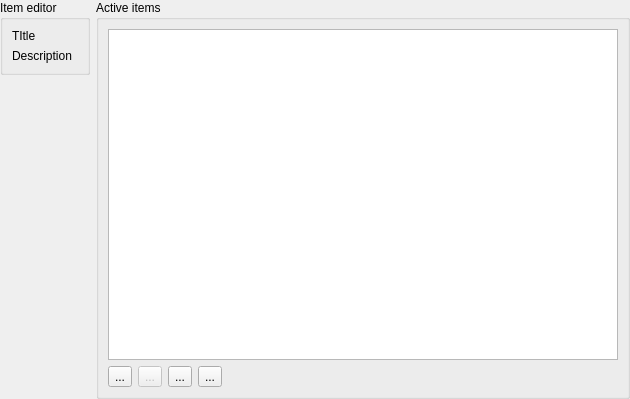
<?xml version="1.0" encoding="UTF-8"?>
<ui version="4.0">
 <class>BasicmLearningEditor</class>
 <widget class="QWidget" name="BasicmLearningEditor">
  <property name="geometry">
   <rect>
    <x>0</x>
    <y>0</y>
    <width>630</width>
    <height>399</height>
   </rect>
  </property>
  <property name="windowTitle">
   <string>Form</string>
  </property>
  <layout class="QGridLayout" name="gridLayout">
   <property name="leftMargin">
    <number>0</number>
   </property>
   <property name="topMargin">
    <number>0</number>
   </property>
   <property name="rightMargin">
    <number>0</number>
   </property>
   <property name="bottomMargin">
    <number>0</number>
   </property>
   <item row="0" column="0">
    <widget class="QGroupBox" name="m_groupQuestionEditor">
     <property name="title">
      <string>Item editor</string>
     </property>
     <layout class="QFormLayout" name="formLayout">
      <item row="0" column="1">
       <widget class="LineEditWithStatus" name="m_txtTitle" native="true"/>
      </item>
      <item row="0" column="0">
       <widget class="QLabel" name="label">
        <property name="text">
         <string>TItle</string>
        </property>
       </widget>
      </item>
      <item row="1" column="0">
       <widget class="QLabel" name="label_2">
        <property name="text">
         <string>Description</string>
        </property>
       </widget>
      </item>
      <item row="1" column="1">
       <widget class="LineEditWithStatus" name="m_txtDescription" native="true"/>
      </item>
     </layout>
    </widget>
   </item>
   <item row="0" column="1" rowspan="2">
    <widget class="QGroupBox" name="groupBox_2">
     <property name="title">
      <string>Active items</string>
     </property>
     <layout class="QGridLayout" name="gridLayout_2">
      <item row="1" column="0">
       <widget class="PlainToolButton" name="m_btnItemAdd">
        <property name="toolTip">
         <string>Add new question.</string>
        </property>
        <property name="text">
         <string>...</string>
        </property>
        <property name="iconSize">
         <size>
          <width>24</width>
          <height>24</height>
         </size>
        </property>
       </widget>
      </item>
      <item row="1" column="3">
       <widget class="PlainToolButton" name="m_btnItemDown">
        <property name="toolTip">
         <string>Move question down.</string>
        </property>
        <property name="text">
         <string>...</string>
        </property>
        <property name="iconSize">
         <size>
          <width>24</width>
          <height>24</height>
         </size>
        </property>
       </widget>
      </item>
      <item row="1" column="1">
       <widget class="PlainToolButton" name="m_btnItemRemove">
        <property name="enabled">
         <bool>false</bool>
        </property>
        <property name="toolTip">
         <string>Remove selected question.</string>
        </property>
        <property name="text">
         <string>...</string>
        </property>
        <property name="iconSize">
         <size>
          <width>24</width>
          <height>24</height>
         </size>
        </property>
       </widget>
      </item>
      <item row="1" column="2">
       <widget class="PlainToolButton" name="m_btnItemUp">
        <property name="toolTip">
         <string>Move question up.</string>
        </property>
        <property name="text">
         <string>...</string>
        </property>
        <property name="iconSize">
         <size>
          <width>24</width>
          <height>24</height>
         </size>
        </property>
       </widget>
      </item>
      <item row="1" column="4">
       <spacer name="horizontalSpacer">
        <property name="orientation">
         <enum>Qt::Horizontal</enum>
        </property>
        <property name="sizeHint" stdset="0">
         <size>
          <width>40</width>
          <height>20</height>
         </size>
        </property>
       </spacer>
      </item>
      <item row="0" column="0" colspan="5">
       <widget class="QListWidget" name="m_listItems">
        <property name="sizePolicy">
         <sizepolicy hsizetype="Expanding" vsizetype="Expanding">
          <horstretch>1</horstretch>
          <verstretch>0</verstretch>
         </sizepolicy>
        </property>
        <property name="toolTip">
         <string>This list contains already added questions.</string>
        </property>
       </widget>
      </item>
     </layout>
    </widget>
   </item>
   <item row="1" column="0">
    <spacer name="verticalSpacer">
     <property name="orientation">
      <enum>Qt::Vertical</enum>
     </property>
     <property name="sizeHint" stdset="0">
      <size>
       <width>20</width>
       <height>40</height>
      </size>
     </property>
    </spacer>
   </item>
  </layout>
 </widget>
 <customwidgets>
  <customwidget>
   <class>PlainToolButton</class>
   <extends>QToolButton</extends>
   <header>plaintoolbutton.h</header>
  </customwidget>
  <customwidget>
   <class>LineEditWithStatus</class>
   <extends>QWidget</extends>
   <header>lineeditwithstatus.h</header>
   <container>1</container>
  </customwidget>
 </customwidgets>
 <resources/>
 <connections/>
</ui>
